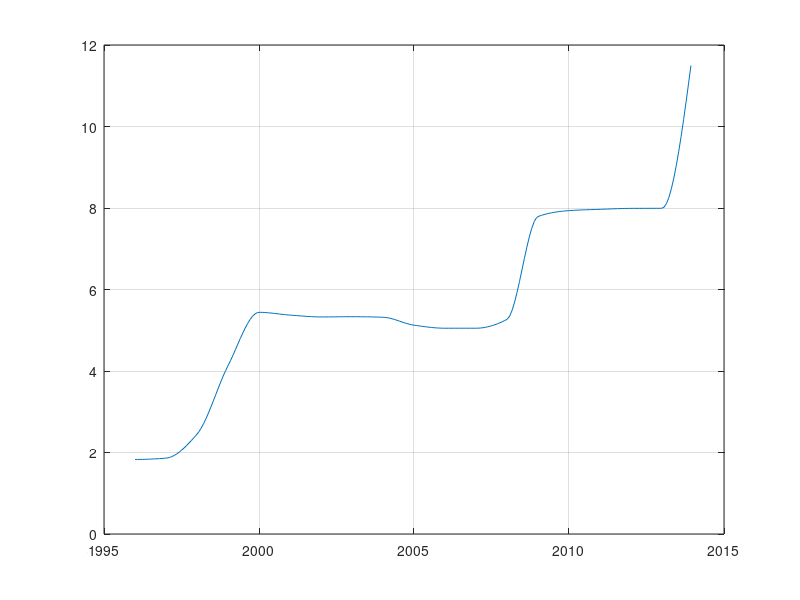

Write the MATLAB code that produced this figure.
X=1996:1:2014;
%Y=[102.56;5.01;2.817;1.397;1.101;1.2;1.192;1.258;1.061;0.994;1.082;1.123;1.103;1.116;
 %1.166;1.22;1.123;1.091;1.046;0.998;1.005;
%];%inflation rate
%Y=[2.40;1.90;1.75;1.40;3.00; 2.52;2.04;1.70;1.50;0.96;0.75;0.60;0.70;0.95;
 %1.10;1.05; 0.98;0.90;0.85;0.75;0.70;0.63 ;
%0.50; 0.40;0.35;0.25;0.21;0.18;0.16;0.17;0.25;0.35;0.44;0.41;0.45;0.51  ;
 %0.82;0.60;0.57;0.50;0.45;0.35;0.32;0.29;0.27;0.25;0.21;0.19;
 %0.17;0.15;0.13;0.12 ;0.10;0.08;0.07;0.08;0.08;0.09;0.10;0.09;0.08  ;
 %0.1;0.12;0.11;0.10;0.10;0.09;0.08;0.08;0.07;];% interest rate
 %X=1993:0.29:2013;

% GDP
%Y=[ 0.0873;0.0783;0.0907;0.0918;0.1111;0.0840;0.0762;0.0969;0.1226;0.1105;0.1190;
%0.1300;0.1323;0.1256; 0.1324; 0.1259; 0.0650; 0.1162; 0.1199;0.1080;0.1109];
%external debt
%Y=[0.028148148;0.03;0.0505;0.068148148;0.076296296;0.091851852;0.1;
%0.102962963;0.164444444;0.173333333;0.19037037;0.222962963;0.245185185;0.384444444;
%0.580740741;0.723703704;0.753333333;0.765925926;0.868888889;0.934814815;1;];
%Y=[2.4; 2.09; 1.28; 0.8; 0.25; 0.50; 0.56; 0.35; 0.21; 0.11; 0.08; 0.08; 0.09; 0.10;
% 0.12; 0.10; 0.08; 0.09; 0.08; 0.08; 0.10;];
Y=[1.8295;	1.8617;	2.4495;	4.1304;	5.4402;	5.3721;	5.3266;	5.3327;	5.3192;	5.1247;	5.0500;	5.0500;	5.2672;	7.7912;	7.9356;	7.9676;	7.9910;	7.9930;	11.8867];
%forecast for dollar
%Y=[24.4799;23.62;22.7095];
%forecast for euro

%plot(X,Y);
XX=1996:0.079:2014;
YY=interp1(X,Y,XX,'cubic');
plot(XX,YY);
grid on;
